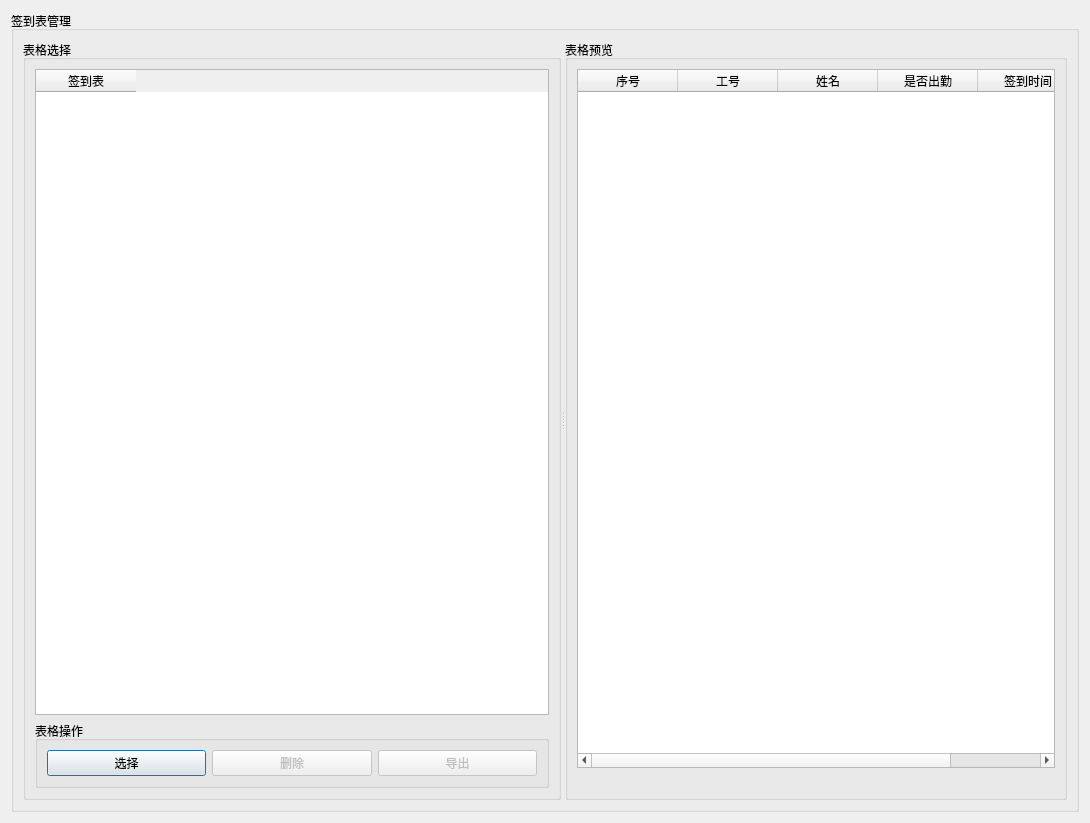
<?xml version="1.0" encoding="UTF-8"?>
<ui version="4.0">
 <class>export_excel</class>
 <widget class="QDialog" name="export_excel">
  <property name="geometry">
   <rect>
    <x>0</x>
    <y>0</y>
    <width>1090</width>
    <height>823</height>
   </rect>
  </property>
  <property name="windowTitle">
   <string>导出签到表</string>
  </property>
  <layout class="QGridLayout" name="gridLayout_2">
   <item row="0" column="0">
    <widget class="QGroupBox" name="groupBox_3">
     <property name="title">
      <string>签到表管理</string>
     </property>
     <layout class="QHBoxLayout" name="horizontalLayout_2">
      <item>
       <widget class="QSplitter" name="splitter">
        <property name="orientation">
         <enum>Qt::Horizontal</enum>
        </property>
        <widget class="QGroupBox" name="groupBox">
         <property name="title">
          <string>表格选择</string>
         </property>
         <layout class="QVBoxLayout" name="verticalLayout">
          <item>
           <widget class="QTableWidget" name="show_sqlTable">
            <property name="editTriggers">
             <set>QAbstractItemView::NoEditTriggers</set>
            </property>
            <property name="selectionMode">
             <enum>QAbstractItemView::SingleSelection</enum>
            </property>
            <property name="selectionBehavior">
             <enum>QAbstractItemView::SelectRows</enum>
            </property>
            <property name="sortingEnabled">
             <bool>true</bool>
            </property>
            <attribute name="horizontalHeaderCascadingSectionResizes">
             <bool>false</bool>
            </attribute>
            <attribute name="horizontalHeaderStretchLastSection">
             <bool>false</bool>
            </attribute>
            <attribute name="verticalHeaderCascadingSectionResizes">
             <bool>true</bool>
            </attribute>
            <column>
             <property name="text">
              <string>签到表</string>
             </property>
            </column>
           </widget>
          </item>
          <item>
           <widget class="QGroupBox" name="groupBox_4">
            <property name="title">
             <string>表格操作</string>
            </property>
            <layout class="QHBoxLayout" name="horizontalLayout">
             <item>
              <widget class="QPushButton" name="select_table_pushButton">
               <property name="text">
                <string>选择</string>
               </property>
              </widget>
             </item>
             <item>
              <widget class="QPushButton" name="DelpushButton">
               <property name="enabled">
                <bool>false</bool>
               </property>
               <property name="text">
                <string>删除</string>
               </property>
              </widget>
             </item>
             <item>
              <widget class="QPushButton" name="export_pushButton">
               <property name="enabled">
                <bool>false</bool>
               </property>
               <property name="text">
                <string>导出</string>
               </property>
              </widget>
             </item>
            </layout>
           </widget>
          </item>
         </layout>
        </widget>
        <widget class="QGroupBox" name="groupBox_2">
         <property name="title">
          <string>表格预览</string>
         </property>
         <layout class="QVBoxLayout" name="verticalLayout_2">
          <item>
           <widget class="QTableWidget" name="StuCheckTable">
            <property name="selectionMode">
             <enum>QAbstractItemView::SingleSelection</enum>
            </property>
            <property name="selectionBehavior">
             <enum>QAbstractItemView::SelectRows</enum>
            </property>
            <property name="sortingEnabled">
             <bool>true</bool>
            </property>
            <attribute name="horizontalHeaderCascadingSectionResizes">
             <bool>false</bool>
            </attribute>
            <attribute name="horizontalHeaderStretchLastSection">
             <bool>false</bool>
            </attribute>
            <attribute name="verticalHeaderCascadingSectionResizes">
             <bool>true</bool>
            </attribute>
            <column>
             <property name="text">
              <string>序号</string>
             </property>
            </column>
            <column>
             <property name="text">
              <string>工号</string>
             </property>
            </column>
            <column>
             <property name="text">
              <string>姓名</string>
             </property>
            </column>
            <column>
             <property name="text">
              <string>是否出勤</string>
             </property>
            </column>
            <column>
             <property name="text">
              <string>签到时间</string>
             </property>
            </column>
           </widget>
          </item>
          <item>
           <widget class="QLabel" name="attendance_label">
            <property name="text">
             <string/>
            </property>
           </widget>
          </item>
         </layout>
        </widget>
       </widget>
      </item>
     </layout>
    </widget>
   </item>
  </layout>
 </widget>
 <resources/>
 <connections/>
</ui>
